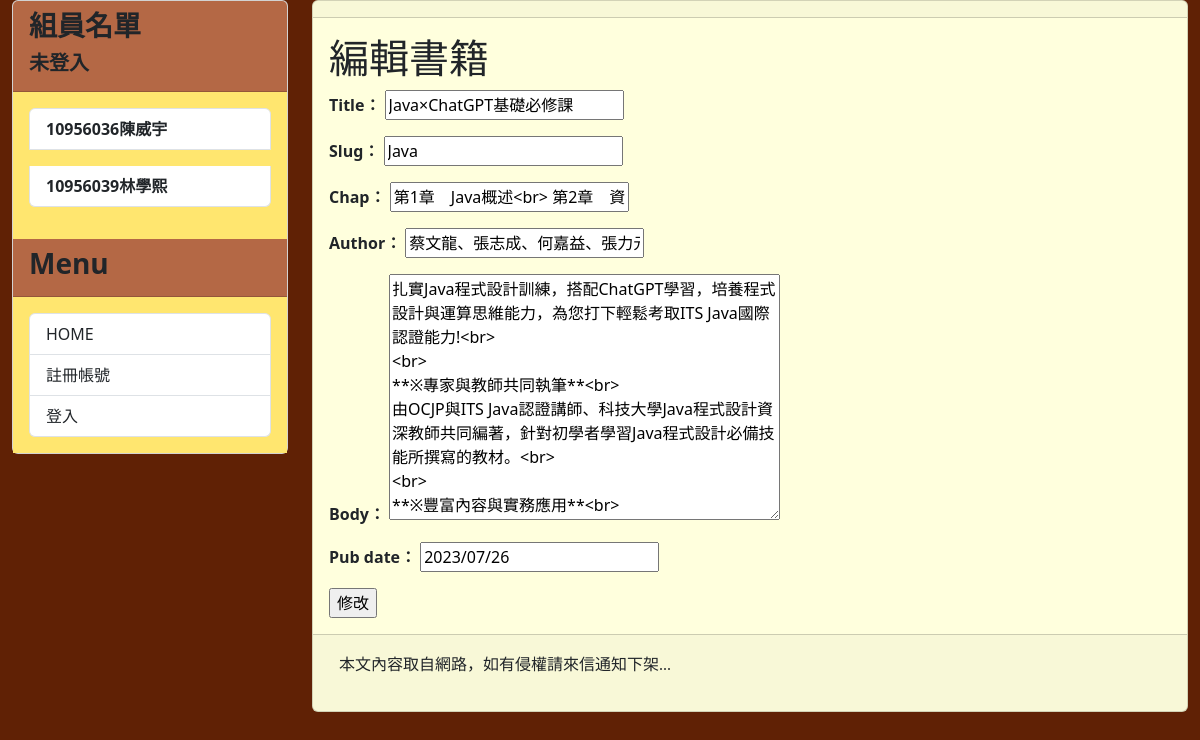
Before: /edit_book/6/ with the older database file.
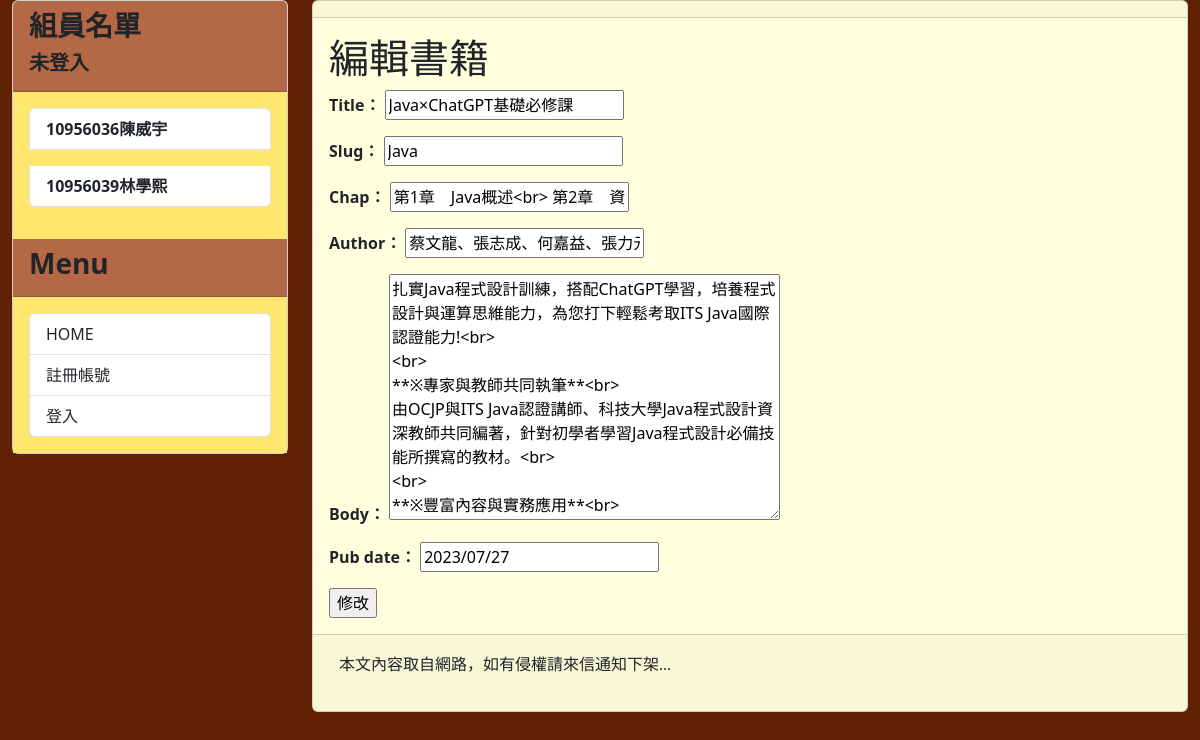
After: the same page with the newer database file.
### mysite/models.py (models this page shows, shortened)
class Book(models.Model):
    image = models.CharField(max_length=500)
    title = models.CharField(max_length=200)
    slug = models.CharField(max_length=200)
    chap = models.CharField(max_length=2000)
    author = models.CharField(max_length=100)
    body = models.TextField(null=False, blank=True)
    pub_date = models.DateField()
    status = models.BooleanField(("外借中"), default=False)
    @property
    def formatted_status(self):
        if self.status:
            return '<span style="color: black; border: 1px solid green;padding: 3px; border-radius: 8px;">可借閱</span>'
        else:
            return '<span style="color: black; border: 1px solid red; padding: 3px; border-radius: 8px;">外借中</span>'
    formatted_status.fget.short_description = "外借狀態"
    class Meta:
        ordering = ('-pub_date', )

### mysite/views.py (the view)
# urls.py: path('edit_book/<int:book_id>/', mv.edit_book, name='edit_book'),
def edit_book(request, book_id):
    book = get_object_or_404(Book, id=book_id)
    if request.method == 'POST':
        form = BookForm(request.POST, instance=book)
        if form.is_valid():
            form.save()
            return redirect('book_list')
    else:
        form = BookForm(instance=book)
    return render(request, 'edit_book.html', {'form': form})

### mysite/forms.py
class BookForm(forms.ModelForm):
    class Meta:
        model = Book
        fields = ['title', 'slug', 'chap', 'author', 'body', 'pub_date']

### mysite/templates/edit_book.html (shortened to what this page needs)
{% extends "base.html" %}
{% block content %}
<h1>編輯書籍</h1>
<form method="post">
  {{ form.as_p }}
  <input type="submit" value="修改">
</form>
{% endblock content %}

Changed rows visible on the page:
changed Book "Java×ChatGPT基礎必修課": pub_date "2023/07/26" → "2023/07/27"
